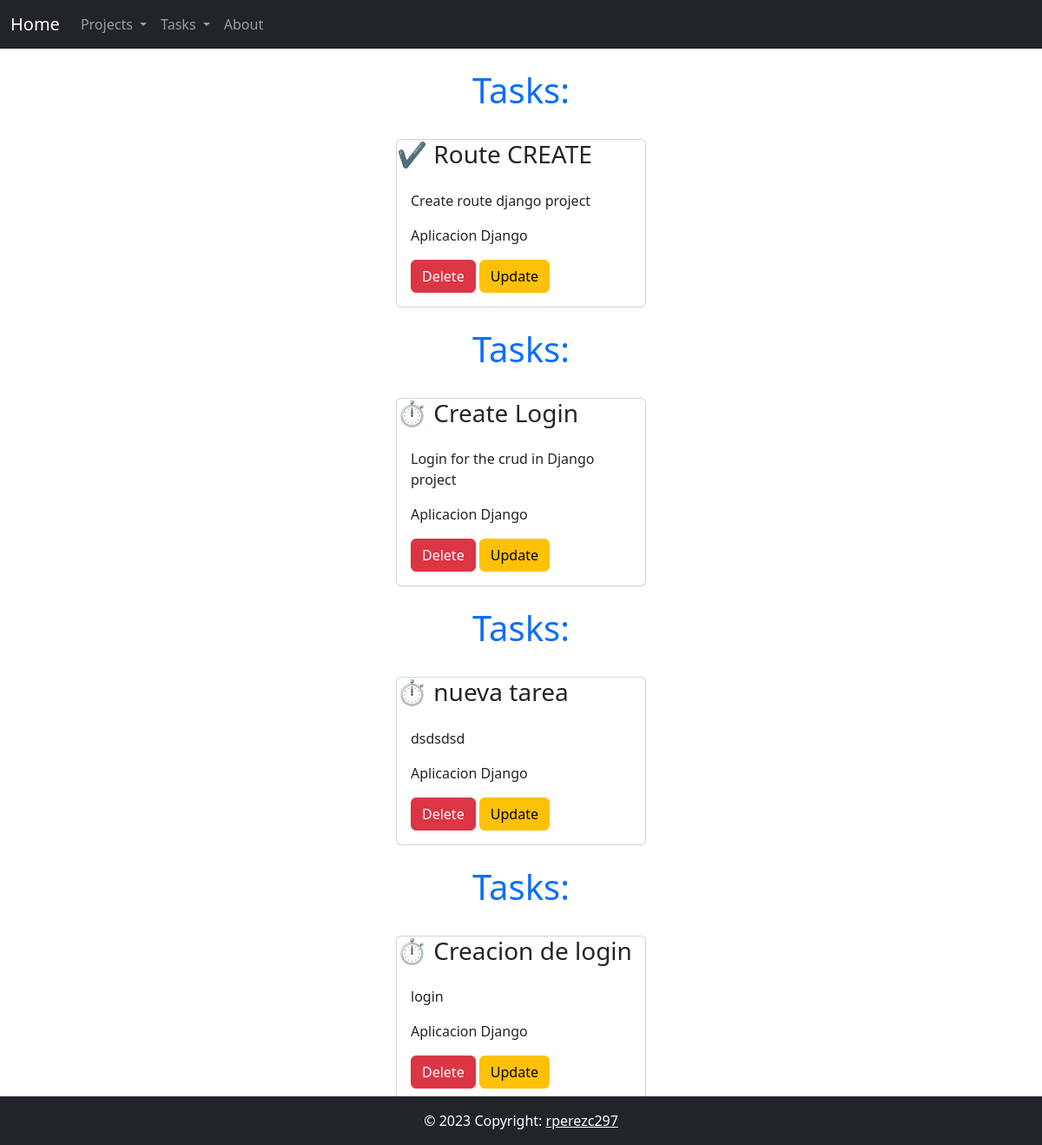
The page /tasks/ on the database as committed earlier.
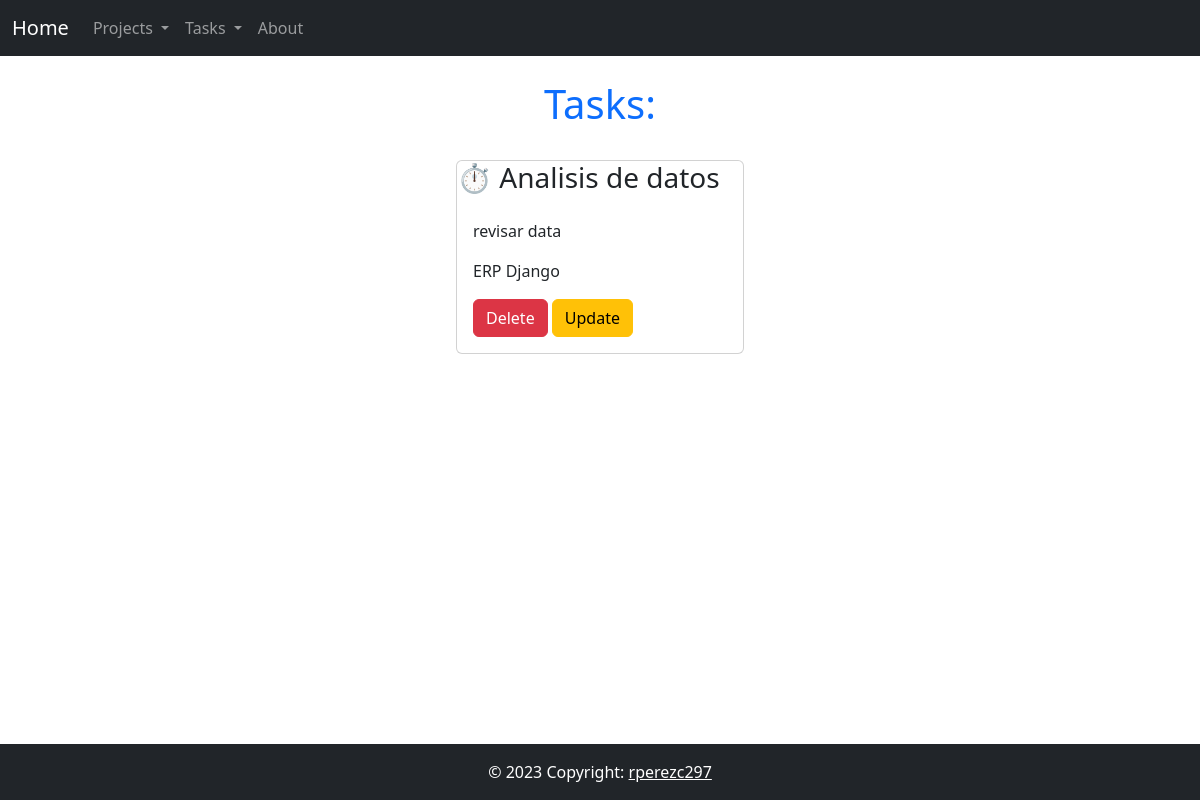
The same page on the database as committed later.
### myapp/models.py (models this page shows, shortened)
class Task(models.Model):
    title = models.CharField(max_length=200)
    description = models.TextField()
    project = models.ForeignKey(Project, on_delete=models.CASCADE)
    done = models.BooleanField(default=False)

class Project(models.Model):
    name = models.CharField(max_length=200)
    def __str__(self):
        return self.name;

### myapp/views.py (the view)
# urls.py: path('tasks/', views.tasks, name = 'tasks'),
def tasks(request):
    tasks = Task.objects.all()
    return render(request, 'tasks/tasks.html', {
        'tasks': tasks
    })

### myapp/templates/tasks/tasks.html
{% extends 'layouts/base.html' %}
{% block content %}
{%  for task in tasks  %}
<div class="container d-flex flex-column align-items-center">
      <h1 class="text-primary">Tasks:</h1>
      <article  class="card my-4" style="width: 18rem;">
          <h3 class="card-title">{%if task.done == False%} &#9201; {% else %}&#10004; {% endif %} {{task.title}}</h3>
           <div class="card-body">
               <p>{{task.description}}</p>
               <p>{{task.project}}</p>
               <a href="{% url 'delete_task' task.id %}" class="btn btn-danger">Delete</a>
               <a href="{% url 'update_task_form' task.id %}" class="btn btn-warning">Update</a>
           </div>
      </article>
  </div>
{% endfor %}
{% endblock %}

### myapp/templates/layouts/base.html (shortened to what this page needs)
<!DOCTYPE html>
<html lang="en">
<head>
    {% load django_bootstrap5 %}
    {% bootstrap_css %}
</head>
<body>
    <nav class="navbar navbar-expand-lg navbar-dark bg-dark">
        <div class="container-fluid">
          <a class="navbar-brand" href="{% url 'index' %}">Home</a>
          <div class="collapse navbar-collapse" id="navbarNavDropdown">
            <ul class="navbar-nav">
                <li class="nav-item dropdown">
                  <a class="nav-link dropdown-toggle" href="#" role="button" data-bs-toggle="dropdown" aria-expanded="false">
                    Projects
                  </a>
                </li>
                <li class="nav-item dropdown">
                  <a class="nav-link dropdown-toggle" href="#" role="button" data-bs-toggle="dropdown" aria-expanded="false">
                    Tasks
                  </a>
                </li>
                <li class="nav-item">
                <a class="nav-link" href="{% url 'about' %}">About</a>
                </li>
            </ul>
          </div>
        </div>
      </nav>
    <main class="container my-4">
        {% block content %}
        {% endblock %}
    </main>
    <footer class="text-center text-lg-start text-white position-fixed bottom-0 w-100 navbar-dark bg-dark mt-4">
        <div class="text-center p-3 navbar-dark bg-dark">
             © 2023 Copyright:
            <a class="text-white" href="https:/robertoperezcuevas.com/">rperezc297</a>
        </div>
    </footer>
</body>
</html>

Rows that differ between the two databases and show on the page:
removed Task: title "Route CREATE", description "Create route django project", project "Aplicacion Django"
removed Task: title "Create Login", description "Login for the crud in Django project", project "Aplicacion Django"
removed Task: title "nueva tarea", description "dsdsdsd", project "Aplicacion Django"
removed Task: title "Creacion de login", description "login", project "Aplicacion Django"
added Task: title "Analisis de datos", description "revisar data", project "ERP Django"
